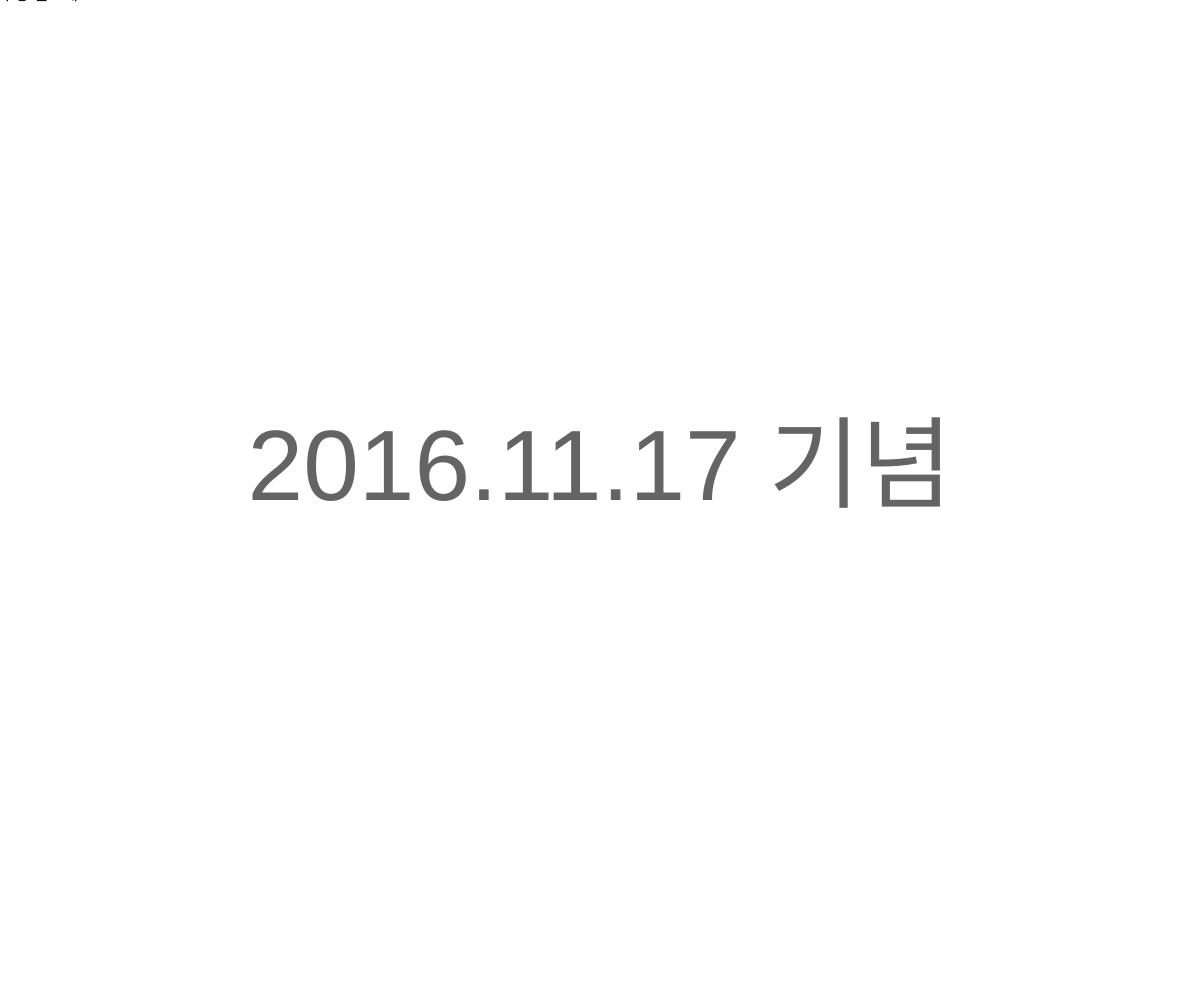
Frame 1 (no input)
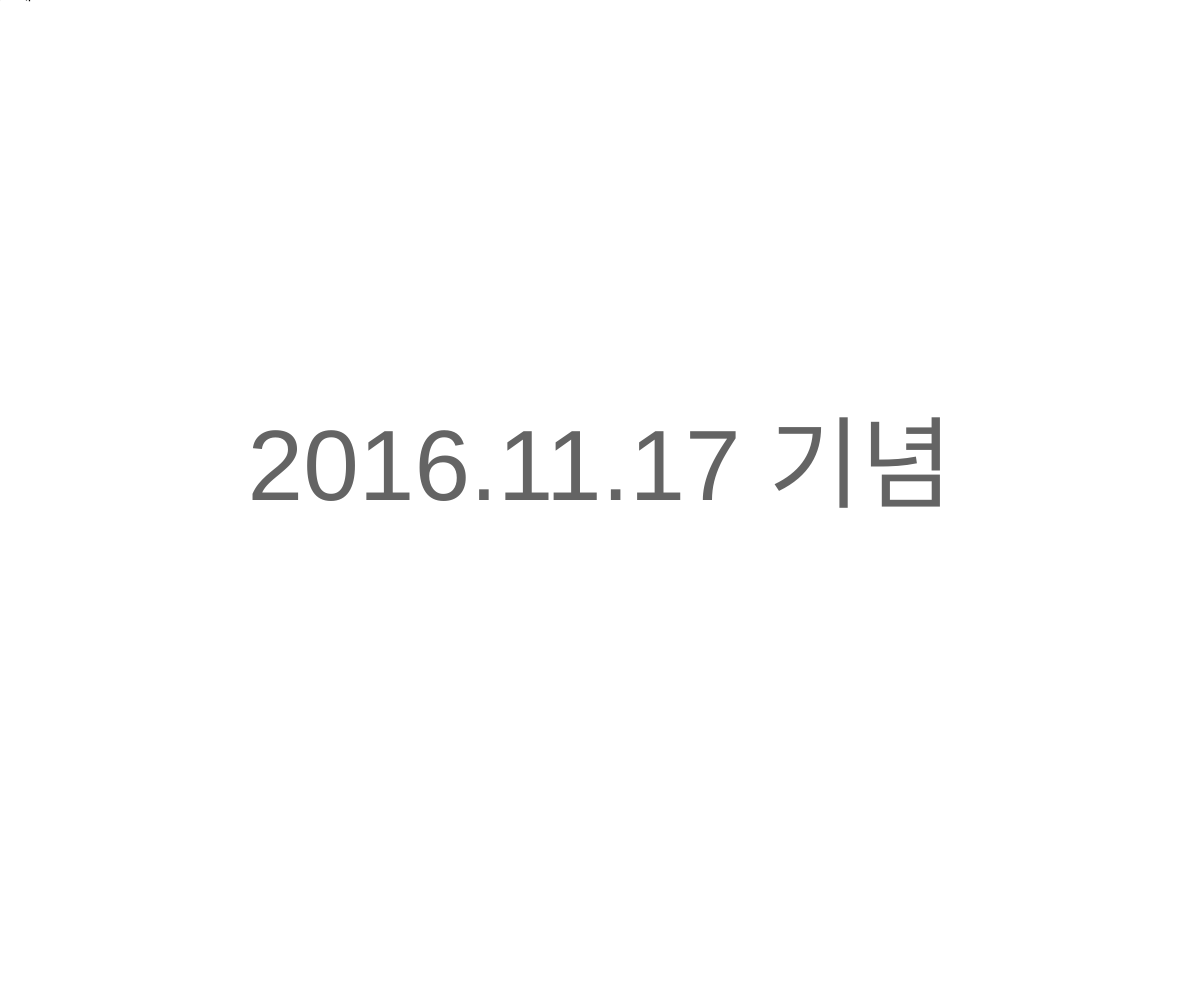
Frame 60 (no input)
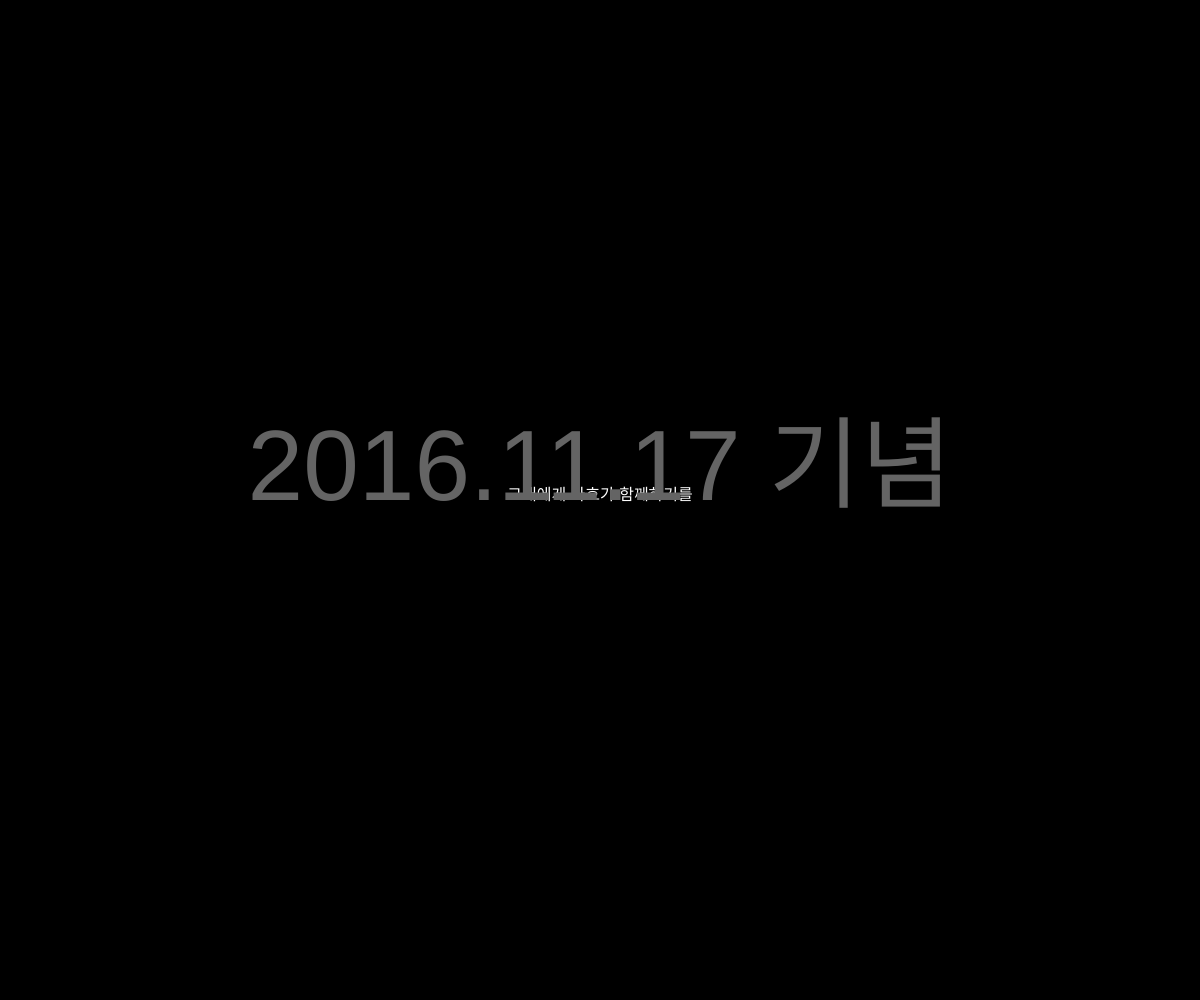
Frame 120 (the mouse pressed at the canvas centre since frame 60)

The p5.js sketch that drew these frames (run headless with seeded random() and noise() and a simulated clock; from frame 60 on, the mouse is pressed at the canvas centre):

// p5.js sketch
// ── sketch.js
function setup() {
  createCanvas(windowWidth,windowHeight)
}

function draw() {
  if(mouseIsPressed){
    background(0);
    textSize(16);
    fill(255);
    text('그대에게 가호가 함께하기를',mouseX,mouseY);
  }
  else{
	background(255)
  	textSize(16);
  	fill(0);
    text('수능 잘보세요',mouseX,mouseY);
  }
  textSize(100);
  fill(100);
  textAlign(CENTER)
  text('2016.11.17 기념',windowWidth/2,windowHeight/2);
}
